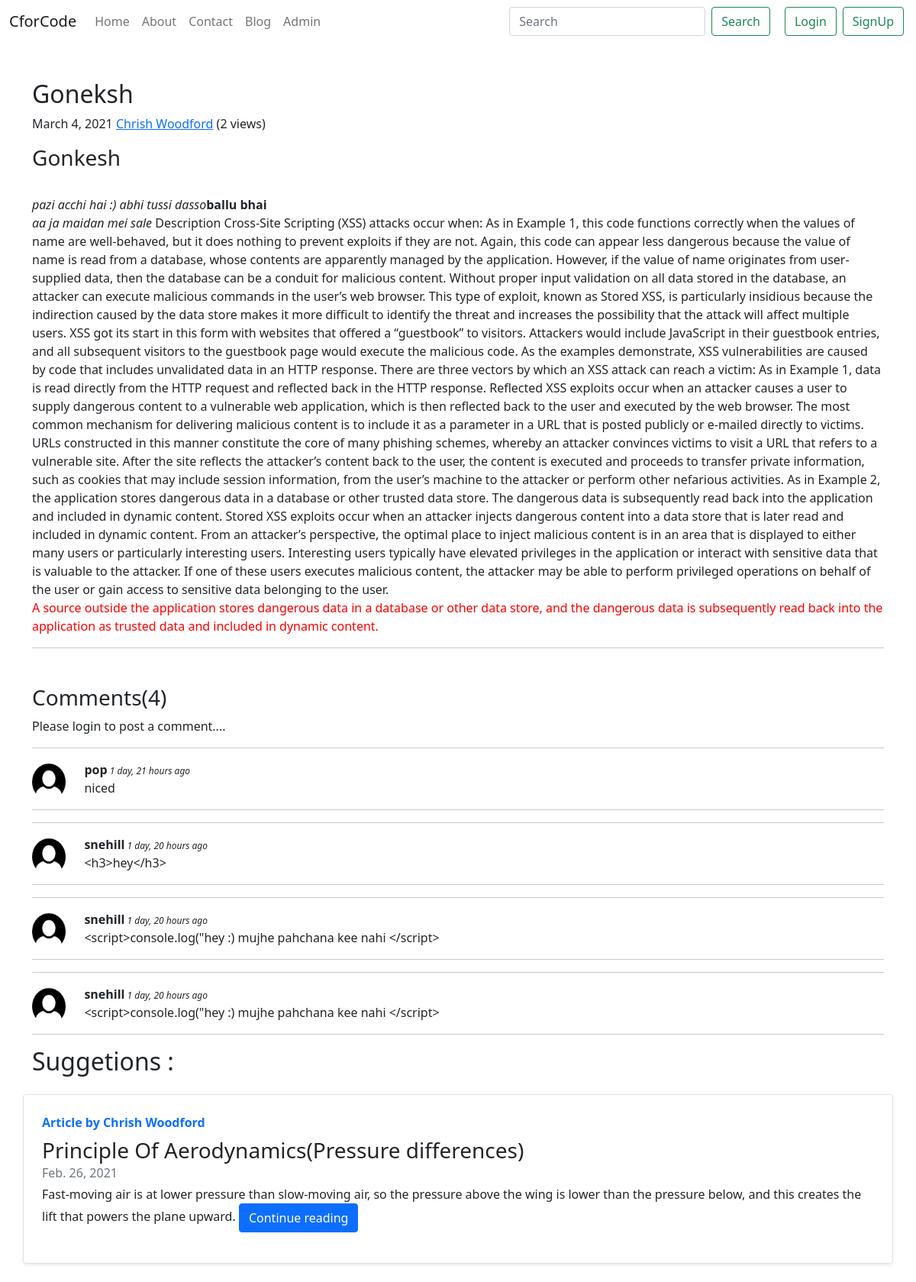
The app's page /blog/gonkeshpazzi with its own data.
### blog/models.py (models this page shows, shortened)
class Post(models.Model):
    sno = models.AutoField(primary_key=True)
    title = models.CharField(max_length=255)
    content = models.TextField(max_length=20000)
    author = models.CharField(max_length=20)
    slug = models.CharField(max_length=130)
    category = models.CharField(max_length=130)
    views = models.IntegerField(default=0)
    timeStamp = models.DateField( blank=True)
    def __str__(self):
        return f"{self.title} by {self.author}"

class BlogComment(models.Model):
    sno = models.AutoField(primary_key=True)
    comment = models.TextField()
    user = models.ForeignKey(User, on_delete=models.CASCADE)
    post = models.ForeignKey(Post, on_delete=models.CASCADE)
    timestamp = models.DateTimeField(default=now)

### blog/views.py (the view)
# urls.py: path('<str:slug>', views.blogPost, name='blogPost'),
def blogPost(request, slug):
    post = Post.objects.filter(slug=slug).first()
    post.views = post.views + 1
    post.save()
    comments = BlogComment.objects.filter(post=post)
    subposts = Post.objects.filter(category=post.category)
    a=[]
    for i in subposts:
        if i.title == post.title:
            pass
        else:
            a.append(i)
    print(request.user)
    print(a)
    mypage(request)
    context = {'post': post,'subposts':a,'comments':comments}
    return render(request,"blog/blogpost.html",context)

### blog/views.py (called while the page is built)
def mypage(request):
    client_address = request.META['REMOTE_ADDR']
    print(client_address)
    return client_address

### templates/blog/blogpost.html (shortened to what this page needs)
{% extends 'base.html' %}
{% block body %}
{% load humanize %}
<div class="container my-5">
  <article class="blog-post">
    <h2 class="blog-post-title">{{post.title}}</h2>
    <p class="blog-post-meta">{{post.timeStamp}}&nbsp<a href="/about/{{post.author}}">{{post.author}}</a> (<span>{{post.views}} views</span>) </p>
    <p>{{post.content|safe}}</p>
    <hr>
  </article>
</div>
<div class="container">
  <h3>Comments({{comments.count}})</h3>
  <div class="my-2">
    {% if user.is_authenticated %}
    <form action="/blog/postComment/" method="post" class="my-5">{% csrf_token %}
      <div class="mb-3">
        <label for="comment" class="form-label">Post Comment</label>
        <input type="text" class="form-control" name="comment" placeholder="enter comment here"
          aria-describedby="emailHelp">
      </div>
      <input type="hidden" name='postSno' value="{{post.sno}}">
      <input type="hidden" name="parentSno" value="">
      <button type="submit" class="btn btn-primary">Submit</button>
    </form>
    {% else %}
    <p>Please login to post a comment....</p>
    {% endif %}
  </div>
  {% for comment in comments %}
  <hr>
  <div class="row my-3">
    <img src="/static/img/user.png" alt="" style="width: 6%;">
    <div class="col-md-11 "><b>{{comment.user.username}}</b><span style="font-size: 12px;"><i> {{comment.timestamp|naturaltime }}</i></span>
      <div>{{comment.comment}}</div>
    </div>
  </div>
  <hr>
  {% endfor %}
</div>
<h2 class="container">Suggetions :</h2>
{% for item in subposts %}
<div class="container my-3">
  <div class="row no-gutters border rounded overflow-hidden flex-md-row mb-4 shadow-sm h-md-250 my-4 position-relative">
    <div class="col p-4 d-flex flex-column position-static">
      <strong class="d-inline-block mb-2 text-primary">Article by {{item.author}}</strong>
      <h3 class="mb-0">{{item.title}}</h3>
      <div class="mb-1 text-muted">{{item.timeStamp}}</div>
      <p class="card-text mb-auto">{{item.content |safe| truncatechars:200}}</p>
      <div class="my-2">
        <a href="/blog/{{item.slug}}" role="button" class="btn btn-primary">Continue reading</a>
      </div>
    </div>
  </div>
{% endfor %}
{% endblock body %}

### templates/base.html (shortened to what this page needs)
<!doctype html>
<html lang="en">
<head>
  <link href="https://cdn.jsdelivr.net/npm/bootstrap@5.0.0-beta2/dist/css/bootstrap.min.css" rel="stylesheet"
>
</head>
<body>
  <nav class="navbar navbar-expand-lg navbar-light bg">
    <div class="container-fluid">
      <a class="navbar-brand" href="/">CforCode</a>
      <div class="collapse navbar-collapse" id="navbarSupportedContent">
        <ul class="navbar-nav me-auto mb-2 mb-lg-0">
          <li class="nav-item ">
            <a class="nav-link X {% block homeactive %}{% endblock homeactive %}" aria-current="page" href="/"
              id='1'>Home</a>
          </li>
          <li class="nav-item ">
            <a class="nav-link X {% block aboutactive %}{% endblock aboutactive %}" href="/about" id="2">About</a>
          </li>
          <li class="nav-item ">
            <a class="nav-link X {% block contactactive %}{% endblock contactactive %}" href="/contact"
              id="3">Contact</a>
          </li>
          <li class="nav-item">
            <a class="nav-link X {% block blogactive %}{% endblock blogactive %}" href="/blog" id="4">Blog</a>
          </li>
          <li class="nav-item">
            <a class="nav-link X" href="/admin" id="4" target="_blank">Admin</a>
          </li>
        </ul>
        <form method="GET" action="/search/" class="d-flex" id="search">
          <input class="form-control me-2" type="search" placeholder="Search" aria-label="Search" name="query"
            id="search">
          <button class="btn btn-outline-success" style="margin-right:15px;" type="submit">Search</button>
        </form>
        {% if user.is_authenticated %}
        <ul class="navbar-nav ml-auto">
          <li class="nav-item dropdown">
            <a class="nav-link dropdown-toggle" href="#" id="navbarDropdown" role="button" data-bs-toggle="dropdown" aria-expanded="false">
              Welcome {{user.username}}!
            </a>
            <ul class="dropdown-menu" aria-labelledby="navbarDropdown">
              <li><a class="dropdown-item" href="/logout/">Logout</a></li>
            </ul>
          </li>
        </ul>
        {% else %}
        <button type="button" class="btn btn-outline-success mx-1" data-bs-toggle="modal" data-bs-target="#loginModal">
          Login
        </button>
        <button type="button" class="btn btn-outline-success mx-1" data-bs-toggle="modal" data-bs-target="#signupModal">
          SignUp
        </button>
        {% endif %}
      </div>
    </div>
  </nav>
  {% block body %}{% endblock body %}
</body>
</html>

### records on screen
Post: title "Goneksh", timeStamp "March 4, 2021", author "Chrish Woodford", views "2", content "Gonkesh pazi acchi hai :) abhi tussi dasso ballu bhai aa ja maidan mei sale Description Cross-Site Scripting (XSS) attacks occur when: As in Example 1, this code functions correctly when the values of name are well-behaved, but it does nothing to prevent exploits if they are not. Again, this code can appear less dangerous because the value of name is read from a database, whose contents are apparently managed by the application. However, if the value of name originates from user-supplied data, then the database can be a conduit for malicious content. Without proper input validation on all data stored in the database, an attacker can execute malicious commands in the user’s web browser. This…"
BlogComment: user.username "pop", timestamp "1 day, 21 hours ago", comment "niced"
BlogComment: user.username "snehill", timestamp "1 day, 20 hours ago", comment "<h3>hey</h3>"
BlogComment: user.username "snehill", timestamp "1 day, 20 hours ago", comment "<script>console.log(\"hey :) mujhe pahchana kee nahi </script>"
BlogComment: user.username "snehill", timestamp "1 day, 20 hours ago", comment "<script>console.log(\"hey :) mujhe pahchana kee nahi </script>"
Post: author "Chrish Woodford", title "Principle Of Aerodynamics(Pressure differences)", timeStamp "Feb. 26, 2021", content "Fast-moving air is at lower pressure than slow-moving air, so the pressure above the wing is lower than the pressure below, and this creates the lift that powers the plane upward."

### other values on screen
{{ comments.count }} "4"
